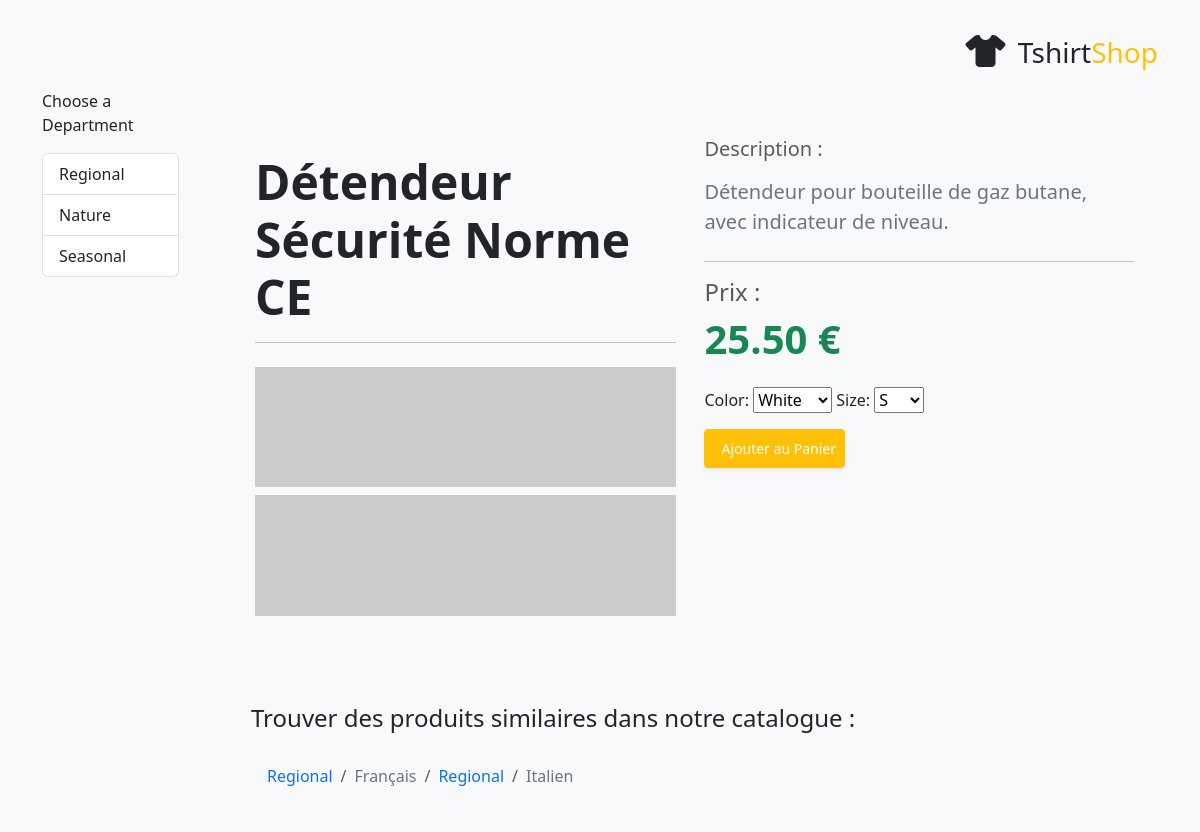
Screenshot of /index.php?ProductId=5 with the database file from the repository.
### tables this page shows
CREATE TABLE `department` (
  `department_id` int(11) NOT NULL,
  `name` varchar(100) NOT NULL,
  `description` varchar(1000) DEFAULT NULL
);

CREATE TABLE `product` (
  `product_id` int(11) NOT NULL,
  `name` varchar(100) NOT NULL,
  `description` varchar(1000) NOT NULL,
  `price` decimal(10,2) NOT NULL,
  `discounted_price` decimal(10,2) NOT NULL DEFAULT '0.00',
  `image` varchar(150) DEFAULT NULL,
  `image_2` varchar(150) DEFAULT NULL,
  `thumbnail` varchar(150) DEFAULT NULL,
  `display` smallint(6) NOT NULL DEFAULT '0'
);

CREATE TABLE `attribute_value` (
  `attribute_value_id` int(11) NOT NULL,
  `attribute_id` int(11) NOT NULL,
  `value` varchar(100) NOT NULL
);

CREATE TABLE `attribute` (
  `attribute_id` int(11) NOT NULL,
  `name` varchar(100) NOT NULL
);

CREATE TABLE `category` (
  `category_id` int(11) NOT NULL,
  `department_id` int(11) NOT NULL,
  `name` varchar(100) NOT NULL,
  `description` varchar(1000) DEFAULT NULL
);

### index.php (called while the page is built, shortened)
<?php
require_once BUSINESS_DIR . 'database_handler.php';
$application = new Application();
$application->display('store_front.tpl');

### business/database_handler.php (called while the page is built, shortened)
<?php
class DatabaseHandler
{
    private static $_mHandler;
    private static function GetHandler()
    {
        if (!isset(self::$_mHandler)) {
            try {
                self::$_mHandler =
                    new PDO(
                        PDO_DSN,
                        DB_USERNAME,
                        DB_PASSWORD,
                        array(PDO::ATTR_PERSISTENT => DB_PERSISTENCY)
                    );
                self::$_mHandler->setAttribute(
                    PDO::ATTR_ERRMODE,
                    PDO::ERRMODE_EXCEPTION
                );
            } catch (PDOException $e) {
                self::Close();
                trigger_error($e->getMessage(), E_USER_ERROR);
            }
        }
        return self::$_mHandler;
    }
    public static function GetAll(
        $sqlQuery,
        $params = null,
        $fetchStyle = PDO::FETCH_ASSOC
    ) {
        $result = null;
        try {
            $database_handler = self::GetHandler();
            $statement_handler = $database_handler->prepare($sqlQuery);
            $statement_handler->execute($params);
            $result = $statement_handler->fetchAll($fetchStyle);
        }
        catch (PDOException $e) {
            self::Close();
            trigger_error($e->getMessage(), E_USER_ERROR);
        }
        return $result;
    }
    public static function GetRow(
        $sqlQuery,
        $params = null,
        $fetchStyle = PDO::FETCH_ASSOC
    ) {
        $result = null;
        try {
            $database_handler = self::GetHandler();
            $statement_handler = $database_handler->prepare($sqlQuery);
            $statement_handler->execute($params);
            $result = $statement_handler->fetch($fetchStyle);
        }
        catch (PDOException $e) {
            self::Close();
            trigger_error($e->getMessage(), E_USER_ERROR);
        }
        return $result;
    }
    public static function Close()
    {
        self::$_mHandler = null;
    }
}

### business/catalog.php (called while the page is built, shortened)
<?php
class Catalog
{
  public static function GetDepartments()
  {
    $sql = 'CALL catalog_get_departments_list()';
    return DatabaseHandler::GetAll($sql);
  }
  public static function GetProductDetails($productId)
  {
    $sql = 'CALL catalog_get_product_details(:product_id)';
    $params = array(':product_id' => $productId);
    return DatabaseHandler::GetRow($sql, $params);
  }
  public static function GetProductLocations($productId)
  {
    $sql = 'CALL catalog_get_product_locations(:product_id)';
    $params = array(':product_id' => $productId);
    return DatabaseHandler::GetAll($sql, $params);
  }
  public static function GetProductAttributes($productId)
  {
    $sql = 'CALL catalog_get_product_attributes(:product_id)';
    $params = array(':product_id' => $productId);
    return DatabaseHandler::GetAll($sql, $params);
  }
}

### presentation/departments_list.php (called while the page is built, shortened)
<?php
class DepartmentsList
{
    public function init()
    {
        $this->mDepartments = Catalog::GetDepartments();
    }
}

### presentation/smarty_plugins/function.load_presentation_object.php (called while the page is built, shortened)
<?php
function smarty_function_load_presentation_object($params, $smarty)
{
    $obj = new $className();
    if (method_exists($obj, 'init')) {
        $obj->init();
    }
}

### presentation/product.php (called while the page is built, shortened)
<?php
class Product
{
    private $_mProductId;
    public function __construct()
    {
        if (isset($_GET['ProductId']))
            $this->_mProductId = (int)$_GET['ProductId'];
        else
            trigger_error('ProductId non défini');
    }
    public function init()
    {
        $this->mProduct = Catalog::GetProductDetails($this->_mProductId);
        $this->mProduct['attributes'] =
            Catalog::GetProductAttributes($this->mProduct['product_id']);
        $this->mLocations = Catalog::GetProductLocations($this->_mProductId);
    }
}

### libs/smarty/plugins/modifier.string_format.php (called while the page is built)
<?php
function smarty_modifier_string_format($string, $format)
{
    return sprintf($format, $string);
}
?>

### presentation/templates_c/%%F4^F42^F42EDEFD%%product.tpl.php (the view, shortened to what this page needs)
<?php echo smarty_function_load_presentation_object(array('filename' => 'product','assign' => 'obj'), $this);?>
<div class="container my-5">
    <div class="row">
                <div class="col-md-6 mb-4 p-3 gap-2">
            <h1 class="display-5 fw-bold mb-3 text-dark"><?php echo $this->_tpl_vars['obj']->mProduct['name']; ?>
</h1>
            <hr class="mb-4">
                        <?php if ($this->_tpl_vars['obj']->mProduct['image']): ?>
                                <img src="https://placehold.co/700x200" class="img-fluid card-img-top" alt="T-Shirt Dragon Rouge">
            <?php endif; ?>
                        <?php if ($this->_tpl_vars['obj']->mProduct['image_2']): ?>
                                <img src="https://placehold.co/700x200" class="img-fluid card-img-top mt-2" alt="T-Shirt Dragon Rouge">
            <?php endif; ?>
        </div>
                <div class="col-md-6 mb-4">
                        <h3 class="h5 mb-3 text-muted">Description :</h3>
            <p class="lead mb-4 text-secondary"><?php echo $this->_tpl_vars['obj']->mProduct['description']; ?>
</p>
            <hr>
                        <div class="mb-4">
                <p class="h4 fw-light text-muted">Prix :</p>
                <?php if ($this->_tpl_vars['obj']->mProduct['discounted_price'] != 0): ?>
                                        <span class="text-muted text-decoration-line-through fs-5 me-3">
                        <?php echo ((is_array($_tmp=$this->_tpl_vars['obj']->mProduct['price'])) ? $this->_run_mod_handler('string_format', true, $_tmp, "%.2f €") : smarty_modifier_string_format($_tmp, "%.2f €")); ?>
                    </span>
                                        <span class="text-danger fw-bold display-6">
                        <?php echo ((is_array($_tmp=$this->_tpl_vars['obj']->mProduct['discounted_price'])) ? $this->_run_mod_handler('string_format', true, $_tmp, "%.2f €") : smarty_modifier_string_format($_tmp, "%.2f €")); ?>
                    </span>
                    <span class="badge bg-danger ms-2">PROMO</span>
                <?php else: ?>
                                        <span class="text-success fw-bold display-6">
                        <?php echo ((is_array($_tmp=$this->_tpl_vars['obj']->mProduct['price'])) ? $this->_run_mod_handler('string_format', true, $_tmp, "%.2f €") : smarty_modifier_string_format($_tmp, "%.2f €")); ?>
                    </span>
                <?php endif; ?>
            </div>
            <p class="attributes">
<?php unset($this->_sections['k']);
$this->_sections['k']['name'] = 'k';
$this->_sections['k']['loop'] = is_array($_loop=$this->_tpl_vars['obj']->mProduct['attributes']) ? count($_loop) : max(0, (int)$_loop); unset($_loop);
$this->_sections['k']['show'] = true;
$this->_sections['k']['max'] = $this->_sections['k']['loop'];
$this->_sections['k']['step'] = 1;
$this->_sections['k']['start'] = $this->_sections['k']['step'] > 0 ? 0 : $this->_sections['k']['loop']-1;
if ($this->_sections['k']['show']) {
    $this->_sections['k']['total'] = $this->_sections['k']['loop'];
} else
    $this->_sections['k']['total'] = 0;
if ($this->_sections['k']['show']):
            for ($this->_sections['k']['index'] = $this->_sections['k']['start'], $this->_sections['k']['iteration'] = 1;
                 $this->_sections['k']['iteration'] <= $this->_sections['k']['total'];
                 $this->_sections['k']['index'] += $this->_sections['k']['step'], $this->_sections['k']['iteration']++):
$this->_sections['k']['rownum'] = $this->_sections['k']['iteration'];
$this->_sections['k']['index_prev'] = $this->_sections['k']['index'] - $this->_sections['k']['step'];
$this->_sections['k']['index_next'] = $this->_sections['k']['index'] + $this->_sections['k']['step'];
$this->_sections['k']['first']      = ($this->_sections['k']['iteration'] == 1);
$this->_sections['k']['last']       = ($this->_sections['k']['iteration'] == $this->_sections['k']['total']);
?>
<?php if ($this->_sections['k']['first'] || $this->_tpl_vars['obj']->mProduct['attributes'][$this->_sections['k']['index']]['attribute_name'] !== $this->_tpl_vars['obj']->mProduct['attributes'][$this->_sections['k']['index_prev']]['attribute_name']): ?>
<?php echo $this->_tpl_vars['obj']->mProduct['attributes'][$this->_sections['k']['index']]['attribute_name']; ?>
:
<select name="attr_<?php echo $this->_tpl_vars['obj']->mProduct['attributes'][$this->_sections['k']['index']]['attribute_name']; ?>
">
<?php endif; ?>
<option value="<?php echo $this->_tpl_vars['obj']->mProduct['attributes'][$this->_sections['k']['index']]['attribute_value']; ?>
">
<?php echo $this->_tpl_vars['obj']->mProduct['attributes'][$this->_sections['k']['index']]['attribute_value']; ?>
</option>
<?php if ($this->_sections['k']['last'] || $this->_tpl_vars['obj']->mProduct['attributes'][$this->_sections['k']['index']]['attribute_name'] !== $this->_tpl_vars['obj']->mProduct['attributes'][$this->_sections['k']['index_next']]['attribute_name']): ?>
</select>
<?php endif; ?>
<?php endfor; endif; ?>
</p>
                        <button class="btn btn-sm btn-warning shadow-sm mb-4 text-white p-2" type="button">
                <i class="bi bi-bag-plus me-2"></i> Ajouter au Panier
            </button>
        </div>
    </div>
    <div class="row">
        <div class="col-12 mt-5">
            <h2 class="h4 mb-3 text-dark">Trouver des produits similaires dans notre catalogue :</h2>
            <nav aria-label="Breadcrumb navigation for similar products">
                <ol class="breadcrumb bg-light p-3 rounded-lg">
                    <?php unset($this->_sections['i']);
$this->_sections['i']['name'] = 'i';
$this->_sections['i']['loop'] = is_array($_loop=$this->_tpl_vars['obj']->mLocations) ? count($_loop) : max(0, (int)$_loop); unset($_loop);
$this->_sections['i']['show'] = true;
$this->_sections['i']['max'] = $this->_sections['i']['loop'];
$this->_sections['i']['step'] = 1;
$this->_sections['i']['start'] = $this->_sections['i']['step'] > 0 ? 0 : $this->_sections['i']['loop']-1;
if ($this->_sections['i']['show']) {
    $this->_sections['i']['total'] = $this->_sections['i']['loop'];
} else
    $this->_sections['i']['total'] = 0;
if ($this->_sections['i']['show']):
            for ($this->_sections['i']['index'] = $this->_sections['i']['start'], $this->_sections['i']['iteration'] = 1;
                 $this->_sections['i']['iteration'] <= $this->_sections['i']['total'];
                 $this->_sections['i']['index'] += $this->_sections['i']['step'], $this->_sections['i']['iteration']++):
$this->_sections['i']['rownum'] = $this->_sections['i']['iteration'];
$this->_sections['i']['index_prev'] = $this->_sections['i']['index'] - $this->_sections['i']['step'];
$this->_sections['i']['index_next'] = $this->_sections['i']['index'] + $this->_sections['i']['step'];
$this->_sections['i']['first']      = ($this->_sections['i']['iteration'] == 1);
$this->_sections['i']['last']       = ($this->_sections['i']['iteration'] == $this->_sections['i']['total']);
?>
                    <li class="breadcrumb-item">
                                                <a href="<?php echo $this->_tpl_vars['obj']->mLocations[$this->_sections['i']['index']]['link_to_department']; ?>
" class="text-primary text-decoration-none fw-medium">
                            <?php echo $this->_tpl_vars['obj']->mLocations[$this->_sections['i']['index']]['department_name']; ?>
                        </a>
                    </li>
                    <li class="breadcrumb-item active" aria-current="page">
                                                <a href="<?php echo $this->_tpl_vars['obj']->mLocations[$this->_sections['i']['index']]['link_to_category']; ?>
" class="text-secondary text-decoration-none">
                            <?php echo $this->_tpl_vars['obj']->mLocations[$this->_sections['i']['index']]['category_name']; ?>
                        </a>
                    </li>
                    <?php endfor; endif; ?>
                </ol>
            </nav>
        </div>
    </div>
</div>

### presentation/templates_c/%%A5^A5A^A5A1C73D%%departments_list.tpl.php (shortened to what this page needs)
<?php echo smarty_function_load_presentation_object(array('filename' => 'departments_list','assign' => 'obj'), $this);?>
<div class="box">
  <p class="box-title">Choose a Department</p>
  <ul class="list-group">
        <?php unset($this->_sections['i']);
$this->_sections['i']['name'] = 'i';
$this->_sections['i']['loop'] = is_array($_loop=$this->_tpl_vars['obj']->mDepartments) ? count($_loop) : max(0, (int)$_loop); unset($_loop);
$this->_sections['i']['show'] = true;
$this->_sections['i']['max'] = $this->_sections['i']['loop'];
$this->_sections['i']['step'] = 1;
$this->_sections['i']['start'] = $this->_sections['i']['step'] > 0 ? 0 : $this->_sections['i']['loop']-1;
if ($this->_sections['i']['show']) {
    $this->_sections['i']['total'] = $this->_sections['i']['loop'];
} else
    $this->_sections['i']['total'] = 0;
if ($this->_sections['i']['show']):
            for ($this->_sections['i']['index'] = $this->_sections['i']['start'], $this->_sections['i']['iteration'] = 1;
                 $this->_sections['i']['iteration'] <= $this->_sections['i']['total'];
                 $this->_sections['i']['index'] += $this->_sections['i']['step'], $this->_sections['i']['iteration']++):
$this->_sections['i']['rownum'] = $this->_sections['i']['iteration'];
$this->_sections['i']['index_prev'] = $this->_sections['i']['index'] - $this->_sections['i']['step'];
$this->_sections['i']['index_next'] = $this->_sections['i']['index'] + $this->_sections['i']['step'];
$this->_sections['i']['first']      = ($this->_sections['i']['iteration'] == 1);
$this->_sections['i']['last']       = ($this->_sections['i']['iteration'] == $this->_sections['i']['total']);
?>
      <li class="list-group-item list-group-item-action">
                <a <?php echo $this->_tpl_vars['selected']; ?>
 href="<?php echo $this->_tpl_vars['obj']->mDepartments[$this->_sections['i']['index']]['link_to_department']; ?>
" class="text-decoration-none text-dark">
          <?php echo $this->_tpl_vars['obj']->mDepartments[$this->_sections['i']['index']]['name']; ?>
        </a>
      </li>
    <?php endfor; endif; ?>
  </ul>
</div>

### styles/tshirtshop.css (style rules this page uses)
body { font-size: 85%; font-family: "georgia"; }

### rows the page displays
department: name "Regional"
department: name "Nature"
department: name "Seasonal"
product: name "Détendeur Sécurité Norme CE", description "Détendeur pour bouteille de gaz butane, avec indicateur de niveau.", price "25.50 €"
attribute_value: attribute.name "Color", value+attribute "White"
attribute_value: attribute.name "Size", value+attribute "S"
category: _sections "Regional", name "Français"
category: _sections "Regional", name "Italien"
